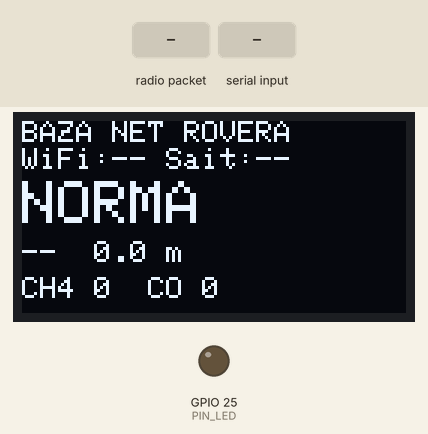
Bench run of a sketch on a simulated ESP32. Parts: 128×64 one-colour display, output pins drawn as LEDs (lit = HIGH). The inputs (shaded band) are chosen by the test bench. WiFi joins after 1.5 s; servers stay silent unless stated; no radio packets arrive unless stated; no MQTT or app messages arrive unless stated; what the sketch prints to the serial monitor is not drawn.

Above: at 1.2 s.
1.3 s: radio packet "T," arrives
At 1.68 s:
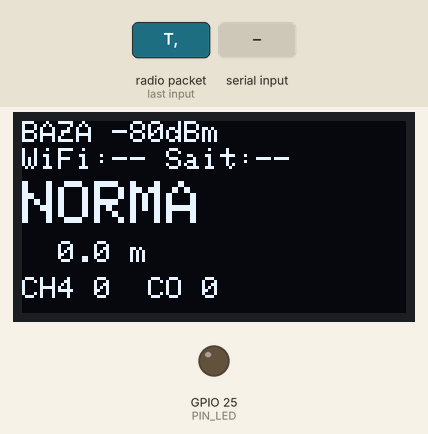
At 2.8 s:
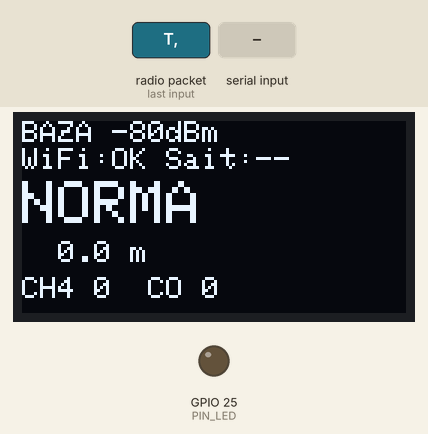
3.3 s: "CMD:\n" received over Serial
4.8 s: "CMD:,45\n" received over Serial
7.8 s: radio packet "T," arrives
At 9.0 s:
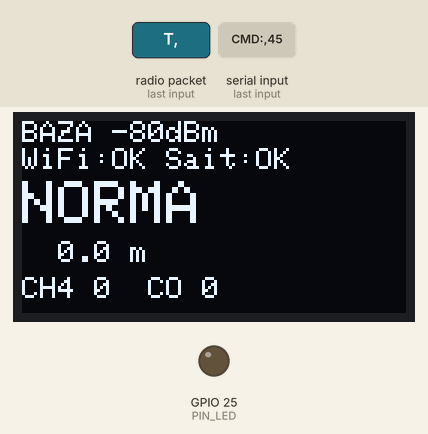
Timing chart, 0 to 10.8 s (numbered marks = the images above; inputs shaded):
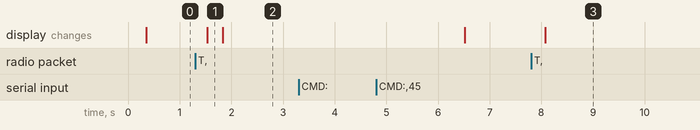

The sketch:

base_lora.ino
```cpp
/*
  =====================================================================
   БАРЛАУШЫ — БАЗОВАЯ СТАНЦИЯ v2 (LilyGO LoRa32)
  ---------------------------------------------------------------------
   Ровер --LoRa--> БАЗА --Wi-Fi (хотспот телефона)--> MQTT-брокер --> сайт
                     └--USB--> ноутбук (локальный пульт, запасной путь)

   В USB:   TEL,<seq>,<STATE>,...,<rssi>,<snr>  (как раньше)
   В MQTT (все сообщения "retained" — сайт сразу видит последнее):
     barlaushy/zhz1407/tel      последняя строка TEL
     barlaushy/zhz1407/mission  все точки замеров текущей миссии (строки TEL через \n)
     barlaushy/zhz1407/status   online / offline (offline ставит сам брокер, если база пропала)
   Из USB "CMD:START" -> LoRa "C,<id>,START" (3 повтора). С сайта команд НЕТ — только просмотр.

   Плата: "TTGO LoRa32-OLED". Библиотеки: LoRa (Sandeep Mistry), Adafruit SSD1306,
   Adafruit GFX, PubSubClient (Nick O'Leary).
  =====================================================================
*/

#include <SPI.h>
#include <LoRa.h>
#include <Wire.h>
#include <WiFi.h>
#include <PubSubClient.h>
#include <Adafruit_GFX.h>
#include <Adafruit_SSD1306.h>

// ============================ НАСТРОЙКИ ============================

// Wi-Fi: назовите хотспот телефона ровно так (или впишите своё)
const char* WIFI_SSID[2] = { "Barlaushy",     "" };   // [1] — запасная сеть, можно оставить пустой
const char* WIFI_PASS[2] = { "barlaushy2026", "" };

// MQTT: бесплатный публичный брокер. Сайт слушает тот же адрес по WSS (порт 8084)
const char* MQTT_HOST  = "broker.emqx.io";
const int   MQTT_PORT  = 1883;
const char* TOPIC_ROOT = "barlaushy/zhz1407";          // поменяете здесь — поменяйте и в site/js/config.js

#define BOARD_V2 1
#if BOARD_V2
const int PIN_OLED_SDA = 21, PIN_OLED_SCL = 22, PIN_OLED_RST = -1, PIN_LORA_RST = 23, PIN_LED = 25;
#else
const int PIN_OLED_SDA = 4,  PIN_OLED_SCL = 15, PIN_OLED_RST = 16, PIN_LORA_RST = 14, PIN_LED = 2;
#endif
const int PIN_LORA_SCK = 5, PIN_LORA_MISO = 19, PIN_LORA_MOSI = 27, PIN_LORA_SS = 18, PIN_LORA_DIO0 = 26;

const long LORA_FREQ = 868E6;     // как на ровере (модуль 868/915 МГц)
const int  LORA_SF   = 8;
const uint8_t LORA_SYNC = 0x42;

const uint8_t CMD_REPEATS = 3;
const unsigned long CMD_GAP_MS = 300;
const int MISSION_MAX_POINTS = 60;

// ========================== КОНЕЦ НАСТРОЕК ==========================

Adafruit_SSD1306 oled(128, 64, &Wire, PIN_OLED_RST);
WiFiClient   net;
PubSubClient mqtt(net);

String topicTel, topicMission, topicStatus;
String usbBuf;
bool loraOk = false;

// экран
String stState = "--", prevState = "";
long   stDist = 0, stCh4 = 0, stCo = 0;
int    stOverall = 0, stRssi = 0;
unsigned long lastRxMs = 0, lastLinkMsg = 0, lastOled = 0;
bool   roverLost = false;     // уже сообщили сайту, что ровер пропал

// миссия (для тех, кто откроет сайт посередине)
String missionLines[MISSION_MAX_POINTS];
int    missionCount = 0;

// сеть
int    wifiIdx = 0;
unsigned long wifiStart = 0, mqttTry = 0;

// команда (одна активная)
int    cmdId = 0;
String cmdName;
uint8_t cmdLeft = 0;
unsigned long cmdNext = 0;

String field(const String &s, int n) {
  int start = 0;
  for (int i = 0; i < n; i++) {
    start = s.indexOf(',', start);
    if (start < 0) return "";
    start++;
  }
  int end = s.indexOf(',', start);
  return end < 0 ? s.substring(start) : s.substring(start, end);
}

// ---------------------------- СЕТЬ ----------------------------

void wifiBegin(int idx) {
  wifiIdx = idx;
  wifiStart = millis();
  WiFi.disconnect();
  WiFi.begin(WIFI_SSID[idx], WIFI_PASS[idx]);
  Serial.print("# WiFi -> "); Serial.println(WIFI_SSID[idx]);
}

void publishMission() {
  if (!mqtt.connected()) return;
  String all = "";
  for (int i = 0; i < missionCount; i++) { all += missionLines[i]; all += '\n'; }
  if (all.length() == 0) all = "EMPTY";
  mqtt.publish(topicMission.c_str(), all.c_str(), true);
}

void networkLoop() {
  if (WiFi.status() != WL_CONNECTED) {
    // 15 с не подключились — пробуем другую сеть (если задана)
    if (millis() - wifiStart > 15000) {
      int next = (wifiIdx == 0 && strlen(WIFI_SSID[1]) > 0) ? 1 : 0;
      wifiBegin(next);
    }
    return;
  }
  if (!mqtt.connected()) {
    if (millis() - mqttTry < 8000) return;
    mqttTry = millis();
    String id = "barlaushy-base-" + String((uint32_t)ESP.getEfuseMac(), HEX);
    // "завещание": если база пропадёт, брокер сам опубликует offline
    if (mqtt.connect(id.c_str(), topicStatus.c_str(), 0, true, "offline")) {
      mqtt.publish(topicStatus.c_str(), "online", true);
      publishMission();
      Serial.println("# MQTT connected");
    } else {
      Serial.print("# MQTT fail, rc="); Serial.println(mqtt.state());
    }
    return;
  }
  mqtt.loop();
}

// ---------------------------- LoRa ----------------------------

void checkLora() {
  int size = LoRa.parsePacket();
  if (size == 0) return;
  String pkt;
  while (LoRa.available()) pkt += (char)LoRa.read();
  if (!pkt.startsWith("T,")) return;

  int rssi = LoRa.packetRssi();
  float snr = LoRa.packetSnr();
  lastRxMs = millis();
  if (roverLost && mqtt.connected()) mqtt.publish(topicStatus.c_str(), "online", true);
  roverLost = false;

  // TEL,seq,STATE,dist,ch4,co,q135,q2,i1,i2,i3,i4,overall,front,pt,ack,bat,warm,rssi,snr
  String line = "TEL," + pkt.substring(2) + "," + String(rssi) + "," + String(snr, 1);
  Serial.println(line);

  prevState = stState;
  stState   = field(pkt, 2);
  stDist    = field(pkt, 3).toInt();
  stCh4     = field(pkt, 4).toInt();
  stCo      = field(pkt, 5).toInt();
  stOverall = field(pkt, 12).toInt();
  stRssi    = rssi;
  bool point = field(pkt, 14).toInt() == 1;

  // новая миссия: SAMPLE на 0 м после READY / DONE / HOLD
  if (stState == "SAMPLE" && stDist == 0 &&
      (prevState == "READY" || prevState == "DONE" || prevState == "HOLD")) {
    missionCount = 0;
    publishMission();
  }
  if (point && missionCount < MISSION_MAX_POINTS) {
    missionLines[missionCount++] = line;
    publishMission();
  }
  if (mqtt.connected()) mqtt.publish(topicTel.c_str(), line.c_str(), true);
}

void checkUsb() {
  while (Serial.available()) {
    char c = Serial.read();
    if (c == '\n') {
      usbBuf.trim();
      if (usbBuf.startsWith("CMD:")) {
        cmdName = usbBuf.substring(4);
        cmdId = (cmdId % 9999) + 1;
        cmdLeft = CMD_REPEATS;
        cmdNext = 0;
        Serial.print("SENT,"); Serial.print(cmdId); Serial.print(','); Serial.println(cmdName);
      }
      usbBuf = "";
    } else if (c != '\r' && usbBuf.length() < 40) usbBuf += c;
  }
}

void pumpCommand() {
  if (cmdLeft == 0 || millis() < cmdNext || !loraOk) return;
  LoRa.beginPacket();
  LoRa.print("C,"); LoRa.print(cmdId); LoRa.print(','); LoRa.print(cmdName);
  LoRa.endPacket();
  cmdLeft--;
  cmdNext = millis() + CMD_GAP_MS;
}

// ---------------------------- ЭКРАН ----------------------------

void drawOled() {
  bool link = millis() - lastRxMs < 5000 && lastRxMs > 0;
  oled.clearDisplay();
  oled.setTextColor(SSD1306_WHITE);
  oled.setTextSize(1);
  oled.setCursor(0, 0);
  oled.print("BAZA ");
  if (link) { oled.print(stRssi); oled.print("dBm"); }
  else oled.print(loraOk ? "NET ROVERA" : "LoRa ERR");

  oled.setCursor(0, 9);
  oled.print("WiFi:"); oled.print(WiFi.status() == WL_CONNECTED ? "OK" : "--");
  oled.print(" Sait:"); oled.print(mqtt.connected() ? "OK" : "--");

  oled.setTextSize(2);
  oled.setCursor(0, 20);
  oled.print(stOverall == 2 ? "OPASNO!" : stOverall == 1 ? "VNIMANIE" : "NORMA");

  oled.setTextSize(1);
  oled.setCursor(0, 40);
  oled.print(stState); oled.print("  "); oled.print(stDist / 100.0, 1); oled.print(" m");
  oled.setCursor(0, 52);
  oled.print("CH4 "); oled.print(stCh4); oled.print("  CO "); oled.print(stCo);
  oled.display();

  digitalWrite(PIN_LED, (stOverall == 2 && link) ? ((millis() / 200) % 2) : LOW);
}

// ---------------------------- SETUP / LOOP ----------------------------

void setup() {
  Serial.begin(115200);
  pinMode(PIN_LED, OUTPUT);

  topicTel     = String(TOPIC_ROOT) + "/tel";
  topicMission = String(TOPIC_ROOT) + "/mission";
  topicStatus  = String(TOPIC_ROOT) + "/status";

  Wire.begin(PIN_OLED_SDA, PIN_OLED_SCL);
  if (PIN_OLED_RST >= 0) { pinMode(PIN_OLED_RST, OUTPUT); digitalWrite(PIN_OLED_RST, LOW); delay(20); digitalWrite(PIN_OLED_RST, HIGH); }
  oled.begin(SSD1306_SWITCHCAPVCC, 0x3C);
  oled.clearDisplay(); oled.display();

  SPI.begin(PIN_LORA_SCK, PIN_LORA_MISO, PIN_LORA_MOSI, PIN_LORA_SS);
  LoRa.setPins(PIN_LORA_SS, PIN_LORA_RST, PIN_LORA_DIO0);
  loraOk = LoRa.begin(LORA_FREQ);
  if (loraOk) {
    LoRa.setSpreadingFactor(LORA_SF);
    LoRa.setSignalBandwidth(125E3);
    LoRa.setCodingRate4(5);
    LoRa.setSyncWord(LORA_SYNC);
    LoRa.setTxPower(17);
    LoRa.enableCrc();
  }
  Serial.println(loraOk ? "BASE,READY" : "BASE,LORA_FAIL");

  WiFi.mode(WIFI_STA);
  WiFi.setAutoReconnect(true);
  wifiBegin(0);
  mqtt.setServer(MQTT_HOST, MQTT_PORT);
  mqtt.setBufferSize(8192);       // вся миссия одним сообщением
  mqtt.setKeepAlive(15);
  mqtt.setSocketTimeout(3);       // чтобы не "зависать" надолго без интернета
}

void loop() {
  checkLora();
  checkUsb();
  pumpCommand();
  networkLoop();

  if (lastRxMs > 0 && millis() - lastRxMs > 5000 && millis() - lastLinkMsg > 2000) {
    lastLinkMsg = millis();
    Serial.println("LINK,0");
    if (!roverLost && mqtt.connected()) mqtt.publish(topicStatus.c_str(), "norover", true);
    roverLost = true;
  }
  if (millis() - lastOled > 300) { lastOled = millis(); drawOled(); }
}
```

Measured:
- after the input at 1.3 s, the display: changes after 0.23 s (image 1)
- after the input at 3.3 s, every drawn part: stays the same
- after the input at 7.8 s, the display: changes after 0.28 s (image 3)
